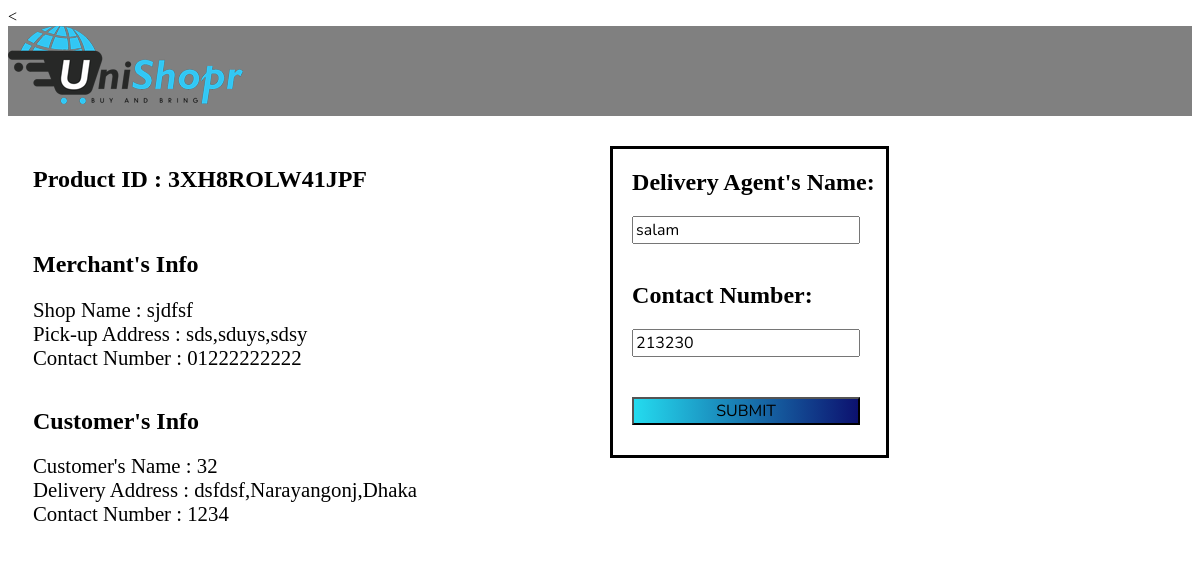
The page /Internship_admin/agent_info.php?p_id=3XH8ROLW41JPF on the database its author committed.
### tables this page shows
CREATE TABLE `my_location` (
  `ID` varchar(15) NOT NULL,
  `Shop_name` varchar(100) NOT NULL,
  `Pick_up_address` text NOT NULL,
  `Phone_num` varchar(11) DEFAULT NULL,
  `select_address` varchar(15) DEFAULT NULL
);

CREATE TABLE `parcel` (
  `date` date NOT NULL,
  `ID` varchar(15) NOT NULL,
  `Product_id` varchar(15) DEFAULT NULL,
  `Shop_name` varchar(50) NOT NULL,
  `Phone_num` varchar(11) DEFAULT NULL,
  `C_name` varchar(200) NOT NULL,
  `Pick_up_address` text NOT NULL,
  `Delivery_address` text NOT NULL,
  `Product_weight` int(11) NOT NULL,
  `Cash_collection` int(11) NOT NULL,
  `delivery_charge` int(11) NOT NULL,
  `Payment_method` text NOT NULL,
  `Instructions` text NOT NULL,
  `agent_name` varchar(200) DEFAULT NULL,
  `agent_phone` varchar(11) DEFAULT NULL,
  `status` varchar(30) NOT NULL,
  `Payment_status` varchar(30) NOT NULL,
  `Action` varchar(30) NOT NULL
);

### Internship_admin/agent_info.php (the view, shortened to what this page needs)
<!DOCTYPE html>
<html>
<head>
	<link rel="stylesheet" type="text/css" href="css/a.css">
</head>
<body><div id="header">
    <div id="logo">
      <img src="images/logo.PNG">
    </div>
  </div>
<div class="row">
<div class="column">
<div class="details">
<?php
$conn=OpenCon();
$p_id=$_GET['p_id'];
$sql1 = "select * from parcel where Product_id='$p_id'";
$result1 = mysqli_query($conn,$sql1);
     if(mysqli_num_rows($result1)>0){
     while ($row1= mysqli_fetch_assoc($result1)) {
     $id=$row1['ID'];
     $pickup_address=$row1['Pick_up_address'];
     $shop=$row1['Shop_name'];
     $c_phone_num=$row1['Phone_num'];
     $c_name=$row1['C_name'];
     $delivery_address=$row1['Delivery_address'];
     $sql2 = "select * from my_location where ID='$id' and Pick_up_address='$pickup_address'";
$result2 = mysqli_query($conn,$sql2);
     if(mysqli_num_rows($result2)>0){
     while ($row1= mysqli_fetch_assoc($result2)) {
      $m_phone_num=$row1['Phone_num'];
      ?>
      <h2>Product ID : <?php echo "$p_id"; ?></h2><br>
      <h2>Merchant's Info</h2>
      <span style="font-size:130%;">Shop Name : <?php echo "$shop"; ?></span><br>
      <span style="font-size:130%;">Pick-up Address : <?php echo "$pickup_address"; ?></span><br>
      <span style="font-size:130%;">Contact Number : <?php echo "$m_phone_num"; ?></span><br><br>
      <h2>Customer's Info</h2>
      <span style="font-size:130%;">Customer's Name : <?php echo "$c_name"; ?></span><br>
      <span style="font-size:130%;">Delivery Address : <?php echo "$delivery_address"; ?></span><br>
      <span style="font-size:130%;">Contact Number : <?php echo "$c_phone_num"; ?></span><br><br>
      <?php
    }}}}
    ?>
  </div>
</div>
<div class="column">
  <?php
    $sql3="select * from parcel where Product_id='$p_id'";
   $result3 = mysqli_query($conn,$sql3);
     if(mysqli_num_rows($result3)>0){
     while ($row3 = mysqli_fetch_assoc($result3)) {
      $agent_name=$row3['agent_name'];
      $agent_phone=$row3['agent_phone'];
  if($agent_name!=null && $agent_phone!=null)
  {
    ?>
  <div class="extra" style="border-style: solid; width: 50%;">
    <div class="agent" style= "text-align: left; margin-left: 7%;" >
    <form id="info" action="update.php" method="post" >
        <h2>Delivery Agent's Name:</h2>
        <input type="text" id="extra_name" name="extra_name" value="<?php echo $agent_name; ?>" placeholder="Agent's Name" size="30" required><br>
        <h2>Contact Number:</h2>
        <input type="text" id="extra_phone" name="extra_phone" pattern="[0]{1}[1]{1}[0-9]{9}" value="<?php echo $agent_phone; ?>" placeholder="Phone Number" size="30" required>
        <input type="submit" id="submit" name="submit" value="Submit">
      </form>
    </div>
  </div>
<?php
}
}}
?>
</body>
</html>

### Internship_admin/css/a.css (style rules this page uses)
#header { width:100%; bottom: 100%;overflow: hidden; height: 90px; justify-content:top; background: gray; }
#logo { width: 200px;height: 80px; float: left; }

### Internship_admin/agent_info.php (style rules this page uses)
.agent input { display: block; width: 90%; margin-top: 1%; font-size: 16px; font-family: 'Nunito', sans-serif; }
.agent input[type="submit"] { margin-top: 40px; margin-bottom: 30px; text-transform: uppercase; font-weight: 600px; font-family: 'Nunito', sans-serif; background: -webkit-linear-gradient(left, #24dbef, #0c116f ); }
* { box-sizing: border-box; }
.column { float: left; width: 50%; padding: 0 10px; margin-top:30px; right: calc(50% - 50px); }
.row { margin: 0 15px; }
.row:after { content: ""; display: table; clear: both; }

### rows shown on the page
parcel: Shop_name "sjdfsf", Pick_up_address "sds,sduys,sdsy", C_name "32", Delivery_address "dsfdsf,Narayangonj,Dhaka", Phone_num "1234", extra_name "salam", extra_phone "213230"
my_location: Phone_num "01222222222"
